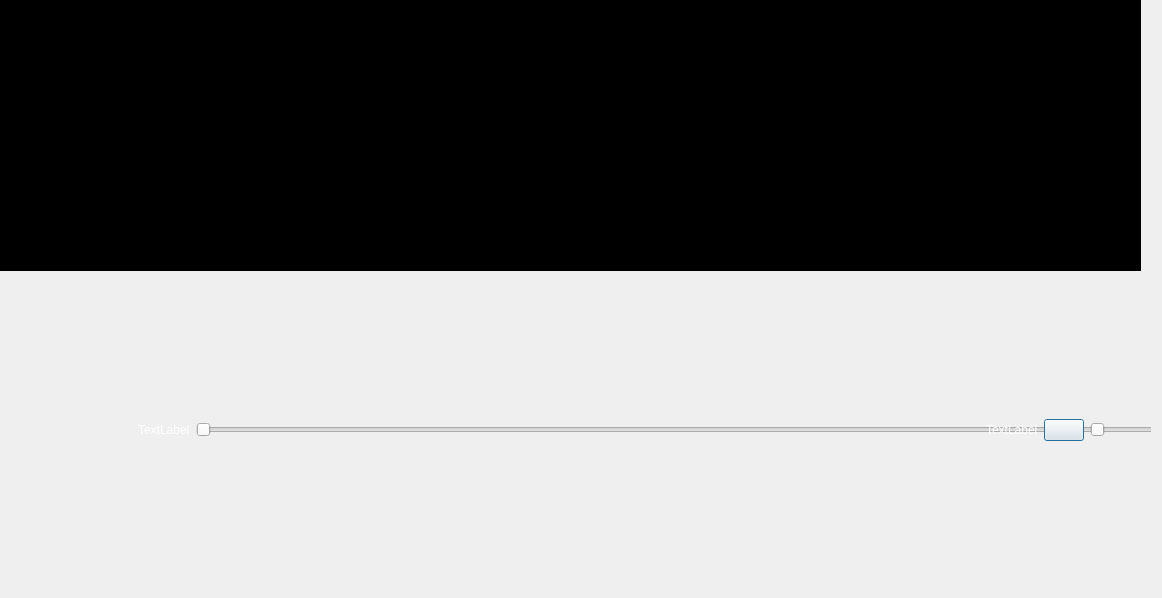
<?xml version="1.0" encoding="UTF-8"?>
<ui version="4.0">
 <class>fullDialog</class>
 <widget class="QDialog" name="fullDialog">
  <property name="geometry">
   <rect>
    <x>0</x>
    <y>0</y>
    <width>1162</width>
    <height>598</height>
   </rect>
  </property>
  <property name="windowTitle">
   <string>Dialog</string>
  </property>
  <widget class="VlcWidgetVideo" name="displayWidget" native="true">
   <property name="geometry">
    <rect>
     <x>0</x>
     <y>0</y>
     <width>1141</width>
     <height>271</height>
    </rect>
   </property>
   <property name="styleSheet">
    <string notr="true">background-color: rgb(0, 0, 0);</string>
   </property>
  </widget>
  <widget class="QWidget" name="ctrlWidget" native="true">
   <property name="geometry">
    <rect>
     <x>0</x>
     <y>260</y>
     <width>1151</width>
     <height>321</height>
    </rect>
   </property>
   <property name="styleSheet">
    <string notr="true">#ctrlWidget
{
background-image: url(:/new/player of icon/image/壁纸.jpg);
setWindowOpacity:(0.7); 
}</string>
   </property>
   <layout class="QVBoxLayout" name="verticalLayout">
    <item>
     <layout class="QHBoxLayout" name="horizontalLayout_2">
      <item>
       <spacer name="horizontalSpacer">
        <property name="orientation">
         <enum>Qt::Horizontal</enum>
        </property>
        <property name="sizeHint" stdset="0">
         <size>
          <width>40</width>
          <height>20</height>
         </size>
        </property>
       </spacer>
      </item>
      <item>
       <spacer name="horizontalSpacer_2">
        <property name="orientation">
         <enum>Qt::Horizontal</enum>
        </property>
        <property name="sizeHint" stdset="0">
         <size>
          <width>40</width>
          <height>20</height>
         </size>
        </property>
       </spacer>
      </item>
     </layout>
    </item>
    <item>
     <layout class="QHBoxLayout" name="horizontalLayout">
      <item>
       <widget class="QPushButton" name="lastButton">
        <property name="focusPolicy">
         <enum>Qt::NoFocus</enum>
        </property>
        <property name="text">
         <string/>
        </property>
        <property name="icon">
         <iconset resource="image.qrc">
          <normaloff>:/new/player of icon/image/左.ico</normaloff>:/new/player of icon/image/左.ico</iconset>
        </property>
        <property name="iconSize">
         <size>
          <width>32</width>
          <height>32</height>
         </size>
        </property>
        <property name="flat">
         <bool>true</bool>
        </property>
       </widget>
      </item>
      <item>
       <widget class="QPushButton" name="playButton">
        <property name="focusPolicy">
         <enum>Qt::NoFocus</enum>
        </property>
        <property name="text">
         <string/>
        </property>
        <property name="icon">
         <iconset resource="image.qrc">
          <normaloff>:/new/player of icon/image/暂停.ico</normaloff>:/new/player of icon/image/暂停.ico</iconset>
        </property>
        <property name="iconSize">
         <size>
          <width>32</width>
          <height>32</height>
         </size>
        </property>
        <property name="flat">
         <bool>true</bool>
        </property>
       </widget>
      </item>
      <item>
       <widget class="QPushButton" name="nextButton">
        <property name="focusPolicy">
         <enum>Qt::NoFocus</enum>
        </property>
        <property name="text">
         <string/>
        </property>
        <property name="icon">
         <iconset resource="image.qrc">
          <normaloff>:/new/player of icon/image/右.ico</normaloff>:/new/player of icon/image/右.ico</iconset>
        </property>
        <property name="iconSize">
         <size>
          <width>32</width>
          <height>32</height>
         </size>
        </property>
        <property name="flat">
         <bool>true</bool>
        </property>
       </widget>
      </item>
      <item>
       <widget class="QLabel" name="CurrentTimeLabel">
        <property name="styleSheet">
         <string notr="true">color:rgb(255, 255, 255);</string>
        </property>
        <property name="text">
         <string>TextLabel</string>
        </property>
       </widget>
      </item>
      <item>
       <widget class="CustomSeekSlider" name="seekSlider">
        <property name="minimumSize">
         <size>
          <width>1000</width>
          <height>0</height>
         </size>
        </property>
        <property name="maximumSize">
         <size>
          <width>16777215</width>
          <height>16777215</height>
         </size>
        </property>
        <property name="orientation">
         <enum>Qt::Horizontal</enum>
        </property>
       </widget>
      </item>
      <item>
       <widget class="QLabel" name="MediaDurationLabel">
        <property name="styleSheet">
         <string notr="true">color:rgb(255, 255, 255);</string>
        </property>
        <property name="text">
         <string>TextLabel</string>
        </property>
       </widget>
      </item>
      <item>
       <widget class="QPushButton" name="pushButton">
        <property name="text">
         <string/>
        </property>
        <property name="icon">
         <iconset resource="image.qrc">
          <normaloff>:/new/player of icon/image/音量.ico</normaloff>:/new/player of icon/image/音量.ico</iconset>
        </property>
       </widget>
      </item>
      <item>
       <widget class="CustomVolumeSlider" name="volumeSlider">
        <property name="maximumSize">
         <size>
          <width>100</width>
          <height>50</height>
         </size>
        </property>
        <property name="orientation">
         <enum>Qt::Horizontal</enum>
        </property>
       </widget>
      </item>
      <item>
       <widget class="QPushButton" name="fullButton">
        <property name="focusPolicy">
         <enum>Qt::NoFocus</enum>
        </property>
        <property name="text">
         <string/>
        </property>
        <property name="icon">
         <iconset resource="image.qrc">
          <normaloff>:/new/player of icon/image/全屏.ico</normaloff>:/new/player of icon/image/全屏.ico</iconset>
        </property>
        <property name="iconSize">
         <size>
          <width>32</width>
          <height>32</height>
         </size>
        </property>
        <property name="flat">
         <bool>true</bool>
        </property>
       </widget>
      </item>
     </layout>
    </item>
   </layout>
  </widget>
 </widget>
 <customwidgets>
  <customwidget>
   <class>VlcWidgetVideo</class>
   <extends>QWidget</extends>
   <header location="global">VLCQtWidgets/WidgetVideo.h</header>
   <container>1</container>
   <slots>
    <signal>fullscreen()</signal>
    <slot>toggleFullscreen()</slot>
   </slots>
  </customwidget>
  <customwidget>
   <class>CustomSeekSlider</class>
   <extends>QSlider</extends>
   <header>customseekslider.h</header>
  </customwidget>
  <customwidget>
   <class>CustomVolumeSlider</class>
   <extends>QSlider</extends>
   <header>customvolumeslider.h</header>
  </customwidget>
 </customwidgets>
 <resources>
  <include location="image.qrc"/>
 </resources>
 <connections/>
</ui>
